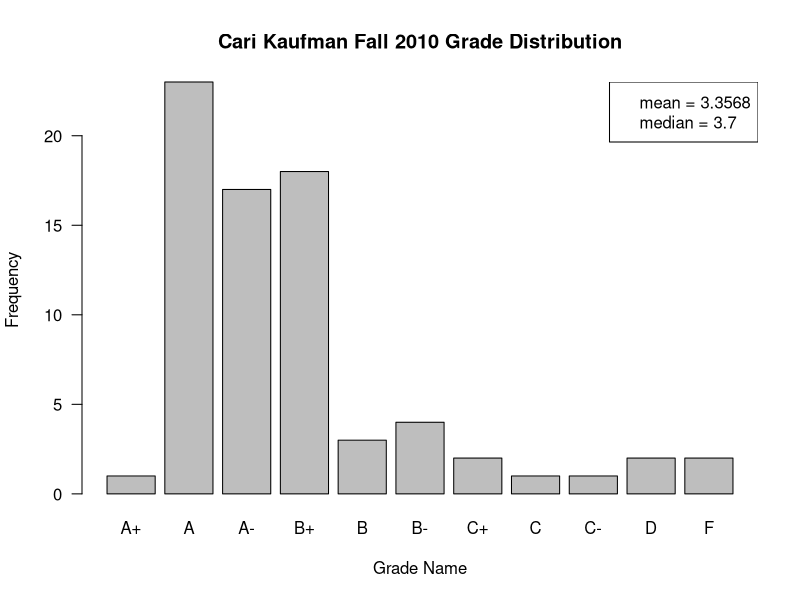
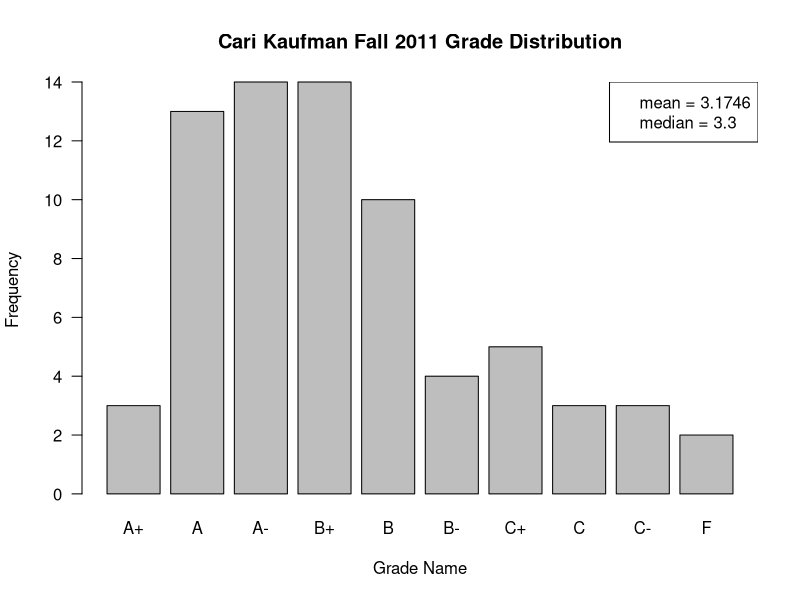
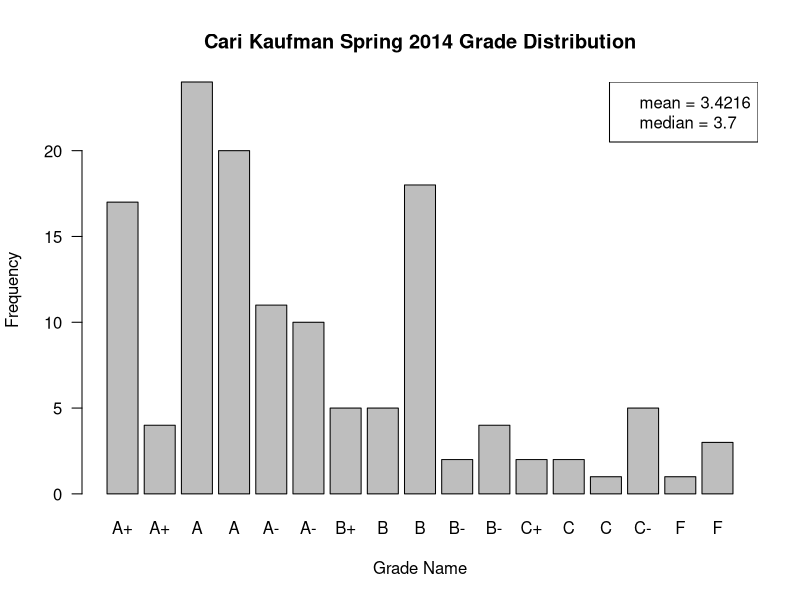
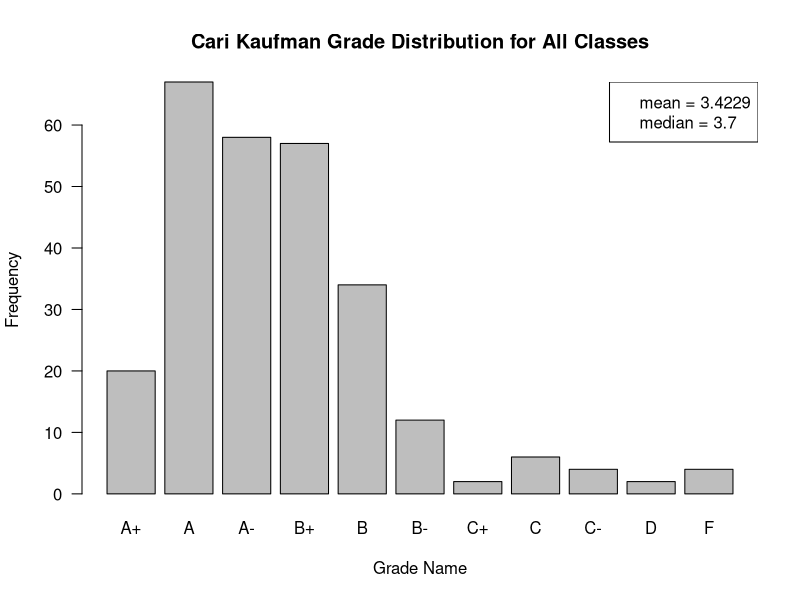
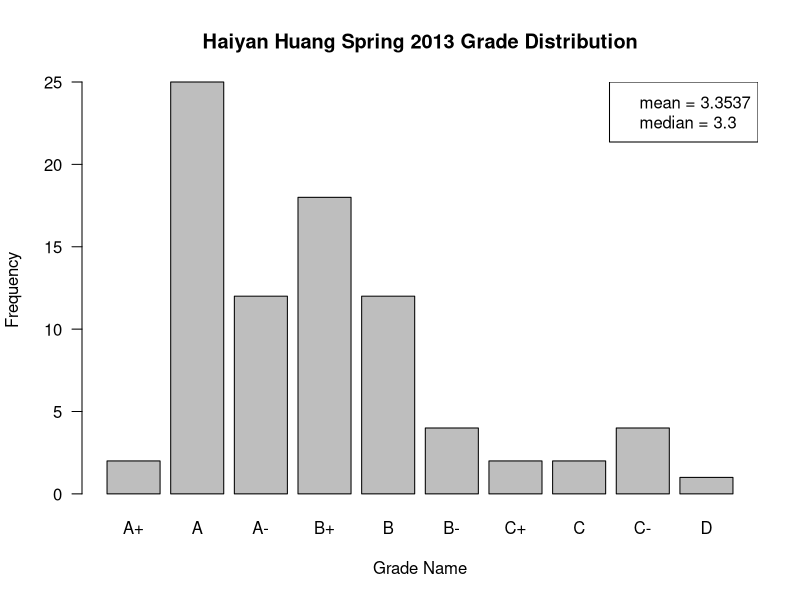
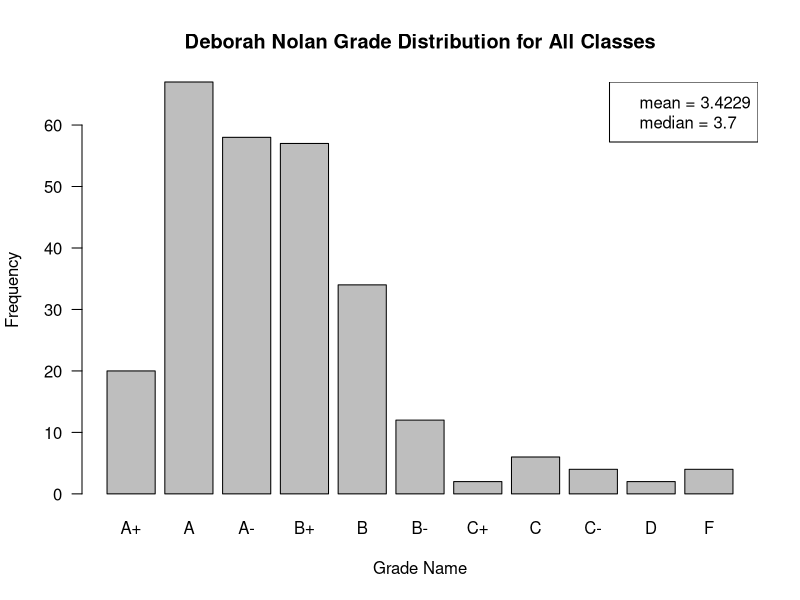
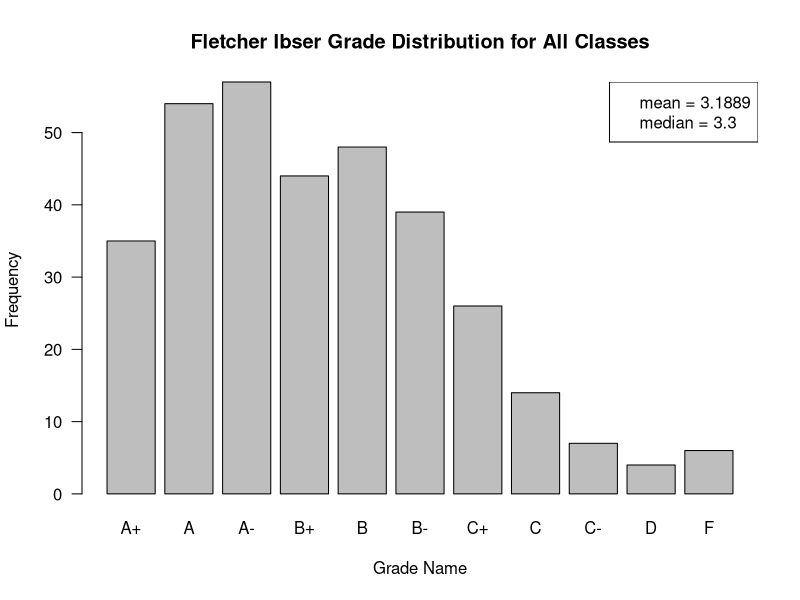
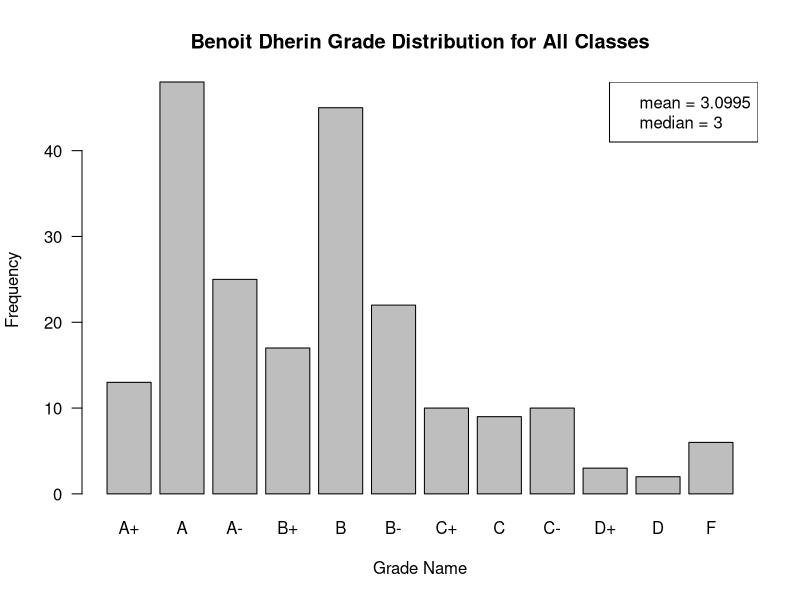

R code for these plots, in order:
## ---- chunk 1
#re-import the data and whatnot so we can knit the .Rmd

library(readr)
setwd("../Data")

stat2010f <- read_csv("Grades2010f.csv")
stat2011f <- read_csv("Grades2011f.csv")
stat2012f <- read_csv("Grades2012f.csv")
stat2013f <- read_csv("Grades2013f.csv")
stat2014f <- read_csv("Grades2014f.csv")

stat2010s <- read_csv("Grades2010s.csv")
stat2011s <- read_csv("Grades2011s.csv")
stat2012s <- read_csv("Grades2012s.csv")
stat2013s <- read_csv("Grades2013s.csv")
stat2014s <- read_csv("Grades2014s.csv")
stat2015s <- read_csv("Grades2015s.csv")


#fall 2012
DeborahNolan2012f <- stat2012f[stat2012f$`Instructor Name` == "Deborah Nolan",]
FletcherIbser2012f <- stat2012f[stat2012f$`Instructor Name` == "Fletcher Ibser",]

#fall 2013
Ingileif2013f <- stat2013f[stat2013f$`Instructor Name` == "Ingileif Hallgrimsdottir",]
FletcherIbser2013f <- stat2013f[stat2013f$`Instructor Name` == "Fletcher Ibser",]

#fall 2014
BenoitDherin2014f <- stat2014f[stat2014f$`Instructor Name` == "Benoit Dherin",]
FletcherIbser2014f <- stat2014f[stat2014f$`Instructor Name` == "Fletcher Ibser",]

#spring 2012
DeborahNolan2012s <- stat2012s[stat2012s$`Instructor Name` == "Deborah Nolan",]
FletcherIbser2012s <- stat2012s[stat2012s$`Instructor Name` == "Fletcher Ibser",]

#spring 2014
BenoitDherin2014s <- stat2014s[stat2014s$`Instructor Name` == "Benoit Dherin",]
CariKaufman2014s <- stat2014s[stat2014s$`Instructor Name` == "Cari Kaufman",]

#spring 2015
DeborahNolan2015s <- stat2015s[stat2015s$`Instructor Name` == "Deborah Nolan",]
Ingileif2015s <- stat2015s[stat2015s$`Instructor Name` == "Ingileif Hallgrimsdottir",]


#GPA calculations
gpa <- c(12, 12, 11.1, 9.9, 9, 8.1, 6.9, 6, 5.1, 3.9, 3, 2.1, 0)
grade_names <- c("A+", "A", "A-", "B+", "B", "B-", 
                 "C+", "C", "C-", "D+", "D", "D-", "F")
names(gpa) <- grade_names
gpa <- gpa / 3


#loopdy loop - find the total grade distribution for all classes

total_sum <- double(13)
names(total_sum) <- grade_names
grades <- list(stat2010f, stat2011f, stat2012f, 
               stat2013f, stat2014f, stat2010s,  
               stat2011s, stat2012s, stat2013s, 
               stat2014s, stat2015s)

for(i in 1:length(grades)){
  
  #create a temporary variable for the data
  temp_data <- data.frame(grades[i])
  
  for(j in 1:13){
    
    total_sum[j] <- total_sum[j] + sum(temp_data[temp_data$Grade.Nm == grade_names[j], 
                                                 "Enrollment.Cnt"])
  }
  
}



#create a vector with the grade relative frequencies for sampling purposes
grade_samples <- rep(grade_names, times = total_sum)
## ---- chunk 2
#stat2010f


barplot(height = stat2010f$`Enrollment Cnt`, names.arg = stat2010f$`Grade Nm`,
        main = "Cari Kaufman Fall 2010 Grade Distribution",
        xlab = "Grade Name", ylab = "Frequency", las = 1)

#create the GPA distribution of the class based on its
#`Enrollment Cnt`'s, used to find the mean/median
grade_samples <- rep(stat2010f$`Average Grade`, times = stat2010f$`Enrollment Cnt`)

#mean and median
average_grade <- mean(grade_samples)
median_grade <- median(grade_samples)

#round the mean and median
average_grade <- round(average_grade, 4)
median_grade <- round(median_grade, 4)


#create a legend that says what the lines mean
legend("topright", legend = c(paste0("mean = ", as.character(average_grade)), 
                              paste0("median = ", as.character(median_grade))))

## ---- chunk 3
#stat2011f

barplot(height = stat2011f$`Enrollment Cnt`, names.arg = stat2011f$`Grade Nm`,
        main = "Cari Kaufman Fall 2011 Grade Distribution",
        xlab = "Grade Name", ylab = "Frequency", las = 1)

#create the GPA distribution of the class based on its
#`Enrollment Cnt`'s, used to find the mean/median
grade_samples <- rep(stat2011f$`Average Grade`, times = stat2011f$`Enrollment Cnt`)

#mean and median
average_grade <- mean(grade_samples)
median_grade <- median(grade_samples)

#round the mean and median
average_grade <- round(average_grade, 4)
median_grade <- round(median_grade, 4)


#create a legend that says what the lines mean
legend("topright", legend = c(paste0("mean = ", as.character(average_grade)), 
                              paste0("median = ", as.character(median_grade))))
## ---- chunk 4
#stat2014s

barplot(height = stat2014s$`Enrollment Cnt`, names.arg = stat2014s$`Grade Nm`,
        main = "Cari Kaufman Spring 2014 Grade Distribution",
        xlab = "Grade Name", ylab = "Frequency", las = 1)

#create the GPA distribution of the class based on its
#`Enrollment Cnt`'s, used to find the mean/median
grade_samples <- rep(stat2014s$`Average Grade`, times = stat2014s$`Enrollment Cnt`)

#mean and median
average_grade <- mean(grade_samples)
median_grade <- median(grade_samples)

#round the mean and median
average_grade <- round(average_grade, 4)
median_grade <- round(median_grade, 4)


#create a legend that says what the lines mean
legend("topright", legend = c(paste0("mean = ", as.character(average_grade)), 
                              paste0("median = ", as.character(median_grade))))
## ---- chunk 5
#stat2010f
#stat2011f
#CariKaufman2014s


#combine the grade data for all of
#Cari Kaufman's classes

grades <- list(DeborahNolan2012f, DeborahNolan2012s, DeborahNolan2015s)

total_sum <- double(13)
names(total_sum) <- grade_names

for(i in 1:length(grades)){
  
  #create a temporary variable for the data
  temp_data <- data.frame(grades[i])
  
  for(j in 1:13){
    
    total_sum[j] <- total_sum[j] + sum(temp_data[temp_data$Grade.Nm == grade_names[j],
                                                 "Enrollment.Cnt"])
    
  }
  
}

total_sum <- total_sum[total_sum != 0]
gpa_values <- unname(gpa[intersect(names(gpa), names(total_sum))])


barplot(height = total_sum, names.arg = names(total_sum),
        main = "Cari Kaufman Grade Distribution for All Classes",
        xlab = "Grade Name", ylab = "Frequency", las = 1)

#create the GPA distribution of the class based on its
#`Enrollment Cnt`'s, used to find the mean/median
grade_samples <- rep(gpa_values, times = total_sum)

#mean and median
average_grade <- mean(grade_samples)
median_grade <- median(grade_samples)

#round the mean and median
average_grade <- round(average_grade, 4)
median_grade <- round(median_grade, 4)


#create a legend that says what the lines mean
legend("topright", legend = c(paste0("mean = ", as.character(average_grade)), 
                              paste0("median = ", as.character(median_grade))))

## ---- chunk 6
#2013s

barplot(height = stat2013s$`Enrollment Cnt`, names.arg = stat2013s$`Grade Nm`,
        main = "Haiyan Huang Spring 2013 Grade Distribution",
        xlab = "Grade Name", ylab = "Frequency", las = 1)

#create the GPA distribution of the class based on its
#`Enrollment Cnt`'s, used to find the mean/median
grade_samples <- rep(stat2013s$`Average Grade`, times = stat2013s$`Enrollment Cnt`)

#mean and median
average_grade <- mean(grade_samples)
median_grade <- median(grade_samples)

#round the mean and median
average_grade <- round(average_grade, 4)
median_grade <- round(median_grade, 4)


#create a legend that says what the lines mean
legend("topright", legend = c(paste0("mean = ", as.character(average_grade)), 
                              paste0("median = ", as.character(median_grade))))
## ---- chunk 7
grades <- list(DeborahNolan2012f, DeborahNolan2012s, DeborahNolan2015s)

total_sum <- double(13)
names(total_sum) <- grade_names

for(i in 1:length(grades)){
  
  #create a temporary variable for the data
  temp_data <- data.frame(grades[i])
  
  for(j in 1:13){
    
    total_sum[j] <- total_sum[j] + sum(temp_data[temp_data$Grade.Nm == grade_names[j],
                                                 "Enrollment.Cnt"])
    
  }
  
}

total_sum <- total_sum[total_sum != 0]
gpa_values <- unname(gpa[intersect(names(gpa), names(total_sum))])


barplot(height = total_sum, names.arg = names(total_sum),
        main = "Deborah Nolan Grade Distribution for All Classes",
        xlab = "Grade Name", ylab = "Frequency", las = 1)

#create the GPA distribution of the class based on its
#`Enrollment Cnt`'s, used to find the mean/median
grade_samples <- rep(gpa_values, times = total_sum)

#mean and median
average_grade <- mean(grade_samples)
median_grade <- median(grade_samples)

#round the mean and median
average_grade <- round(average_grade, 4)
median_grade <- round(median_grade, 4)


#create a legend that says what the lines mean
legend("topright", legend = c(paste0("mean = ", as.character(average_grade)), 
                              paste0("median = ", as.character(median_grade))))
## ---- chunk 8
grades <- list(FletcherIbser2012f, FletcherIbser2012s, 
               FletcherIbser2013f, FletcherIbser2014f)

total_sum <- double(13)
names(total_sum) <- grade_names

for(i in 1:length(grades)){
  
  #create a temporary variable for the data
  temp_data <- data.frame(grades[i])
  
  for(j in 1:13){
    
    total_sum[j] <- total_sum[j] + sum(temp_data[temp_data$Grade.Nm == grade_names[j],
                                                 "Enrollment.Cnt"])
    
  }
  
}

total_sum <- total_sum[total_sum != 0]
gpa_values <- unname(gpa[intersect(names(gpa), names(total_sum))])


barplot(height = total_sum, names.arg = names(total_sum),
        main = "Fletcher Ibser Grade Distribution for All Classes",
        xlab = "Grade Name", ylab = "Frequency", las = 1)

#create the GPA distribution of the class based on its
#`Enrollment Cnt`'s, used to find the mean/median
grade_samples <- rep(gpa_values, times = total_sum)

#mean and median
average_grade <- mean(grade_samples)
median_grade <- median(grade_samples)

#round the mean and median
average_grade <- round(average_grade, 4)
median_grade <- round(median_grade, 4)


#create a legend that says what the lines mean
legend("topright", legend = c(paste0("mean = ", as.character(average_grade)), 
                              paste0("median = ", as.character(median_grade))))
## ---- chunk 9
grades <- list(stat2013f, BenoitDherin2014s, BenoitDherin2014f)

total_sum <- double(13)
names(total_sum) <- grade_names

for(i in 1:length(grades)){
  
  #create a temporary variable for the data
  temp_data <- data.frame(grades[i])
  
  for(j in 1:13){
    
    total_sum[j] <- total_sum[j] + sum(temp_data[temp_data$Grade.Nm == grade_names[j],
                                                 "Enrollment.Cnt"])
    
  }
  
}

total_sum <- total_sum[total_sum != 0]
gpa_values <- unname(gpa[intersect(names(gpa), names(total_sum))])


barplot(height = total_sum, names.arg = names(total_sum),
        main = "Benoit Dherin Grade Distribution for All Classes",
        xlab = "Grade Name", ylab = "Frequency", las = 1)

#create the GPA distribution of the class based on its
#`Enrollment Cnt`'s, used to find the mean/median
grade_samples <- rep(gpa_values, times = total_sum)

#mean and median
average_grade <- mean(grade_samples)
median_grade <- median(grade_samples)

#round the mean and median
average_grade <- round(average_grade, 4)
median_grade <- round(median_grade, 4)


#create a legend that says what the lines mean
legend("topright", legend = c(paste0("mean = ", as.character(average_grade)), 
                              paste0("median = ", as.character(median_grade))))
## ---- chunk 10
grades <- list(Ingileif2013f, Ingileif2015s)

total_sum <- double(13)
names(total_sum) <- grade_names

for(i in 1:length(grades)){
  
  #create a temporary variable for the data
  temp_data <- data.frame(grades[i])
  
  for(j in 1:13){
    
    total_sum[j] <- total_sum[j] + sum(temp_data[temp_data$Grade.Nm == grade_names[j],
                                                 "Enrollment.Cnt"])
    
  }
  
}

total_sum <- total_sum[total_sum != 0]
gpa_values <- unname(gpa[intersect(names(gpa), names(total_sum))])


barplot(height = total_sum, names.arg = names(total_sum),
        main = "Ingileif Hallgrimsdottir Grade Distribution for All Classes",
        xlab = "Grade Name", ylab = "Frequency", las = 1)

#create the GPA distribution of the class based on its
#`Enrollment Cnt`'s, used to find the mean/median
grade_samples <- rep(gpa_values, times = total_sum)

#mean and median
average_grade <- mean(grade_samples)
median_grade <- median(grade_samples)

#round the mean and median
average_grade <- round(average_grade, 4)
median_grade <- round(median_grade, 4)


#create a legend that says what the lines mean
legend("topright", legend = c(paste0("mean = ", as.character(average_grade)), 
                              paste0("median = ", as.character(median_grade))))
## ---- chunk 11
grades <- list(stat2010s, stat2011s) 

total_sum <- double(13)
names(total_sum) <- grade_names

for(i in 1:length(grades)){
  
  #create a temporary variable for the data
  temp_data <- data.frame(grades[i])
  
  for(j in 1:13){
    
    total_sum[j] <- total_sum[j] + sum(temp_data[temp_data$Grade.Nm == grade_names[j],
                                                 "Enrollment.Cnt"])
    
  }
  
}

total_sum <- total_sum[total_sum != 0]
gpa_values <- unname(gpa[intersect(names(gpa), names(total_sum))])


barplot(height = total_sum, names.arg = names(total_sum),
        main = "Philip Spector Grade Distribution for All Classes",
        xlab = "Grade Name", ylab = "Frequency", las = 1)

#create the GPA distribution of the class based on its
#`Enrollment Cnt`'s, used to find the mean/median
grade_samples <- rep(gpa_values, times = total_sum)

#mean and median
average_grade <- mean(grade_samples)
median_grade <- median(grade_samples)

#round the mean and median
average_grade <- round(average_grade, 4)
median_grade <- round(median_grade, 4)


#create a legend that says what the lines mean
legend("topright", legend = c(paste0("mean = ", as.character(average_grade)), 
                              paste0("median = ", as.character(median_grade))))
## ---- chunk 12
grades <- list(stat2010f, stat2011f, stat2012f, 
               stat2013f, stat2014f, stat2010s,  
               stat2011s, stat2012s, stat2013s, 
               stat2014s, stat2015s)

total_sum <- double(13)
names(total_sum) <- grade_names

for(i in 1:length(grades)){
  
  #create a temporary variable for the data
  temp_data <- data.frame(grades[i])
  
  for(j in 1:13){
    
    total_sum[j] <- total_sum[j] + sum(temp_data[temp_data$Grade.Nm == grade_names[j],
                                                 "Enrollment.Cnt"])
    
  }
  
}

total_sum <- total_sum[total_sum != 0]
gpa_values <- unname(gpa[intersect(names(gpa), names(total_sum))])


barplot(height = total_sum, names.arg = names(total_sum),
        main = "Grade Distribution for All Classes for All Years",
        xlab = "Grade Name", ylab = "Frequency", las = 1)

#create the GPA distribution of the class based on its
#`Enrollment Cnt`'s, used to find the mean/median
grade_samples <- rep(gpa_values, times = total_sum)

#mean and median
average_grade <- mean(grade_samples)
median_grade <- median(grade_samples)

#round the mean and median
average_grade <- round(average_grade, 4)
median_grade <- round(median_grade, 4)


#create a legend that says what the lines mean
legend("topright", legend = c(paste0("mean = ", as.character(average_grade)), 
                              paste0("median = ", as.character(median_grade))))

total_prop <- prop.table(total_sum)
sum(head(total_prop, 3))
sum(total_prop[4:6])
